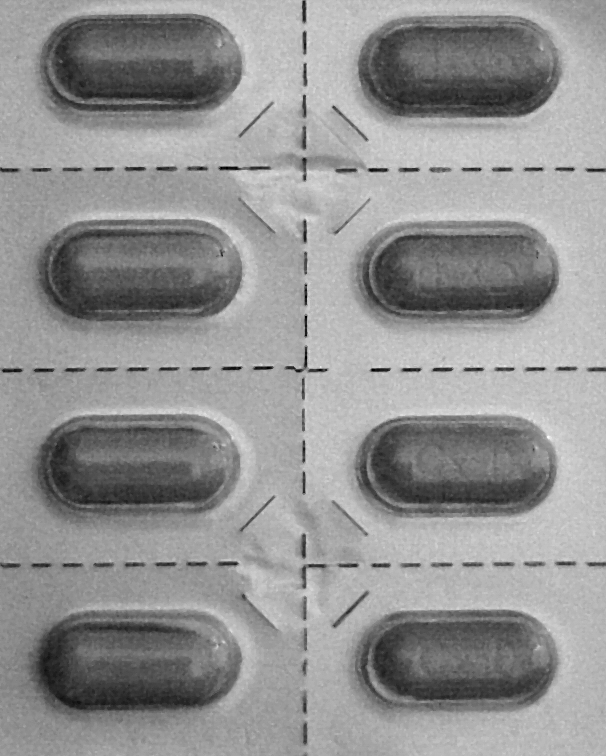
%> input picture assets/pl_03/blister.tif, 606 x 756 px
$ octave PL_03.m   (GNU Octave 9; MATLAB toolbox functions it lacks are replaced by stand-ins)
%> lines starting %> are read from the running program, lines starting %| are printed output that depends on the picture; in (x1, y1, x2, y2) boxes, pixels count from 0 and x2, y2 are one past the last pixel; in counts of white or black regions, pixels touching at a corner belong together; the program's own positions count from 1
%%%%%%%%%%%%%%%%%%%%%%%%%%%%%%%%%%%%%%%%%%%%%%%%%%%%%%%%%%%%%%%%%%%%%%%%%%%%%%%
%                                  PL 03                                      %
%%%%%%%%%%%%%%%%%%%%%%%%%%%%%%%%%%%%%%%%%%%%%%%%%%%%%%%%%%%%%%%%%%%%%%%%%%%%%%%
% email prof: tfaraujo@fe.up.pt
% aresta@fe.up.pt
%%%%%%%%%%%%%%%%%%%%%%%%%%%%%%%%%%%%%%%%%%%%%%%%%%%%%%%%%%%%%%%%%%%%%%%%%%%%%%%
close all;
clear;
clc;

%%%%%%%%%%%%%%%%%%%%%%%%%%%%%%%%%%%%%%%%%%%%%%%%%%%%%%%%%%%%%%%%%%%%%%%%%%%% 1.
% [40 lines of commented-out code are left out]

%%%%%%%%%%%%%%%%%%%%%%%%%%%%%%%%%%%%%%%%%%%%%%%%%%%%%%%%%%%%%%%%%%%%%%%%%%%% 2.
% [6 lines of commented-out code are left out]

%%%%%%%%%%%%%%%%%%%%%%%%%%%%%%%%%%%%%%%%%%%%%%%%%%%%%%%%%%%%%%%%%%%%%%%%%%%% 3.
% [11 lines of commented-out code are left out]

%%%%%%%%%%%%%%%%%%%%%%%%%%%%%%%%%%%%%%%%%%%%%%%%%%%%%%%%%%%%%%%%%%%%%%%%%% 4.A.
% [12 lines of commented-out code are left out]

%%%%%%%%%%%%%%%%%%%%%%%%%%%%%%%%%%%%%%%%%%%%%%%%%%%%%%%%%%%%%%%%%%%%%%%%%% 4.B.
% [24 lines of commented-out code are left out]

%%%%%%%%%%%%%%%%%%%%%%%%%%%%%%%%%%%%%%%%%%%%%%%%%%%%%%%%%%%%%%%%%%%%%%%%%% 5.A.
% img_5 = imread("angio.tif");
% figure(), imshow(img_5), title('original image')

%%%%%%%%%%%%%%%%%%%%%%%%%%%%%%%%%%%%%%%%%%%%%%%%%%%%%%%%%%%%%%%%%%%%%%%%%% 5.B.
% [16 lines of commented-out code are left out]

%%%%%%%%%%%%%%%%%%%%%%%%%%%%%%%%%%%%%%%%%%%%%%%%%%%%%%%%%%%%%%%%%%%%%%%%%% 5.C.
% [8 lines of commented-out code are left out]

%%%%%%%%%%%%%%%%%%%%%%%%%%%%%%%%%%%%%%%%%%%%%%%%%%%%%%%%%%%%%%%%%%%%%%%%%% 5.D.
% [9 lines of commented-out code are left out]

%%%%%%%%%%%%%%%%%%%%%%%%%%%%%%%%%%%%%%%%%%%%%%%%%%%%%%%%%%%%%%%%%%%%%%%%%% 6.A.
% [8 lines of commented-out code are left out]

%%%%%%%%%%%%%%%%%%%%%%%%%%%%%%%%%%%%%%%%%%%%%%%%%%%%%%%%%%%%%%%%%%%%%%%%%% 6.B.
% [10 lines of commented-out code are left out]

%%%%%%%%%%%%%%%%%%%%%%%%%%%%%%%%%%%%%%%%%%%%%%%%%%%%%%%%%%%%%%%%%%%%%%%%%% 6.C.
% [12 lines of commented-out code are left out]

%%%%%%%%%%%%%%%%%%%%%%%%%%%%%%%%%%%%%%%%%%%%%%%%%%%%%%%%%%%%%%%%%%%%%%%%%%%% 7.
img_7 = imread("blister.tif");
%> img_7 is the input picture: size 756x606 uint8; min 1, max 250, mean 146.2
img_7_bin = imread("blister_bin.png");
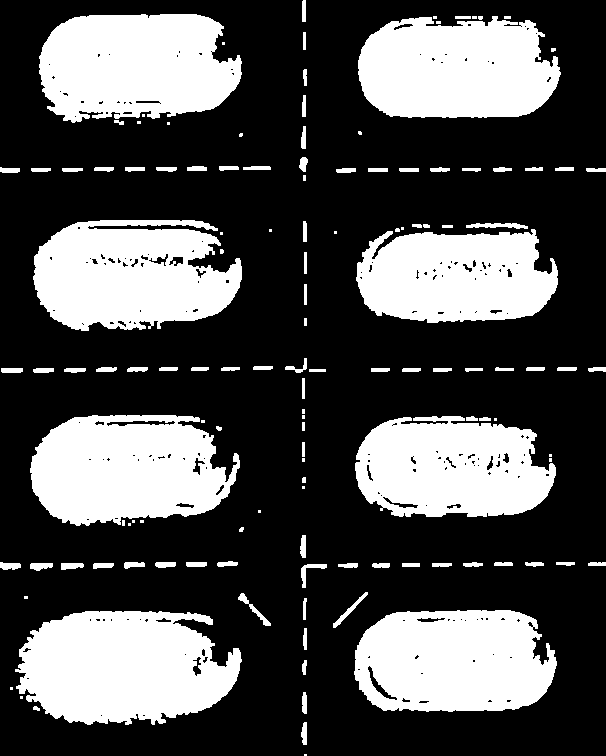
%> input picture assets/pl_03/blister_bin.png, 606 x 756 px
%> img_7_bin: size 756x606 logical; 31.7% white; 132 white regions (35 under 20 px), largest, box (x1, y1, x2, y2) and area: (15, 611, 242, 725) 19656, (39, 14, 242, 123) 17696, (33, 220, 242, 331) 17600

img_7_se = strel('disk', 11);
img_7_c = imclose(img_7_bin, img_7_se);
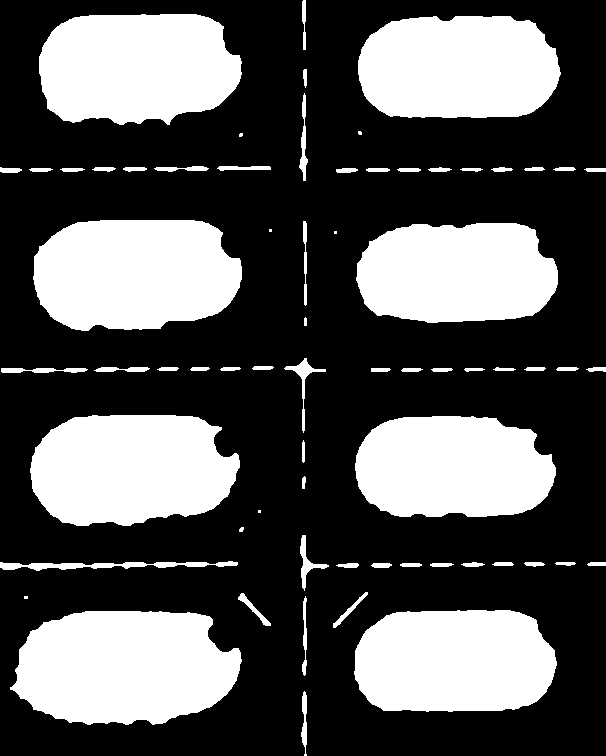
%> img_7_c: size 756x606 logical; 33.9% white; 68 white regions (6 under 20 px), largest, box (x1, y1, x2, y2) and area: (10, 611, 242, 725) 20945, (33, 220, 242, 331) 19349, (30, 415, 240, 526) 18948
img_7_oc = imopen(img_7_c, img_7_se);
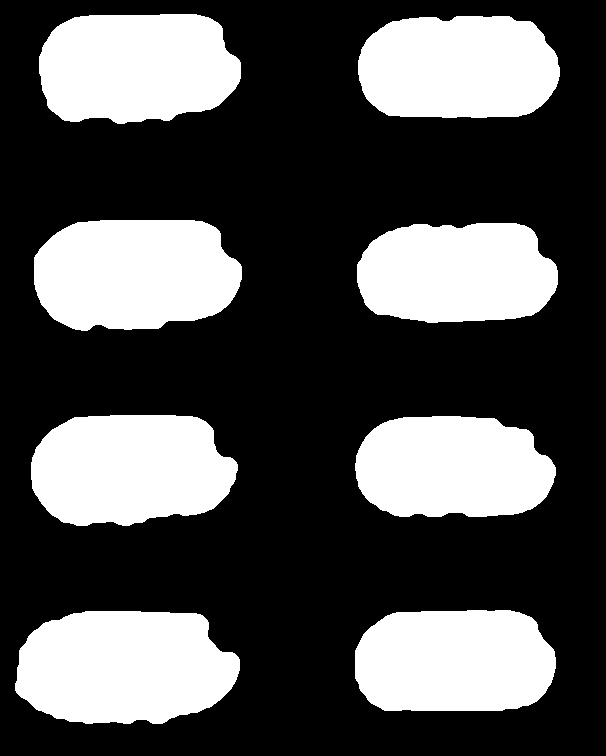
%> img_7_oc: size 756x606 logical; 32.1% white; 8 white regions, largest, box (x1, y1, x2, y2) and area: (15, 611, 240, 724) 20721, (34, 220, 242, 331) 19287, (31, 415, 238, 526) 18778
img_7_bkg = imsubtract(img_7_bin, img_7_oc);
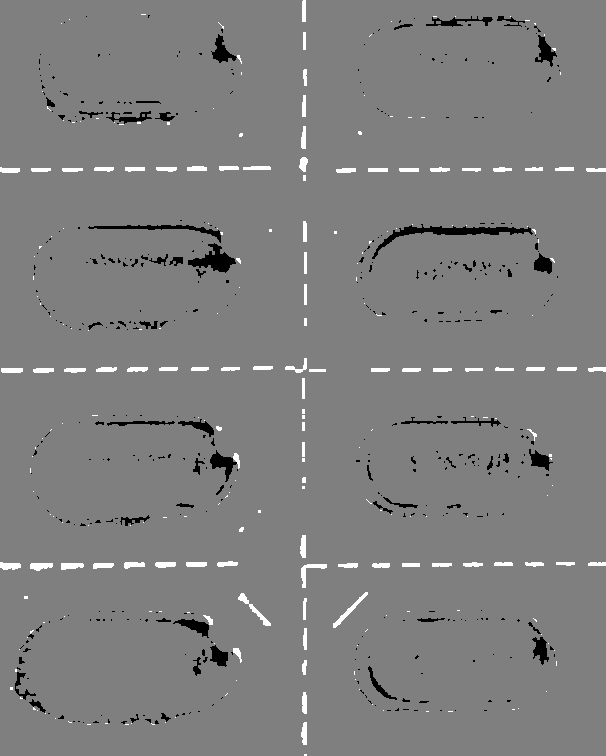
%> img_7_bkg: size 756x606 double; min -1, max 1, mean -0.00424; drawn with min black and max white

% figure()
subplot(1, 3, 1), imshow(img_7), title('original image')
subplot(1, 3, 2), imshow(img_7_bin), title('binarized')
subplot(1, 3, 3), imshow(img_7_bkg), title('img\_7\_bkg')
%> after `imshow(img_7_bkg)`:
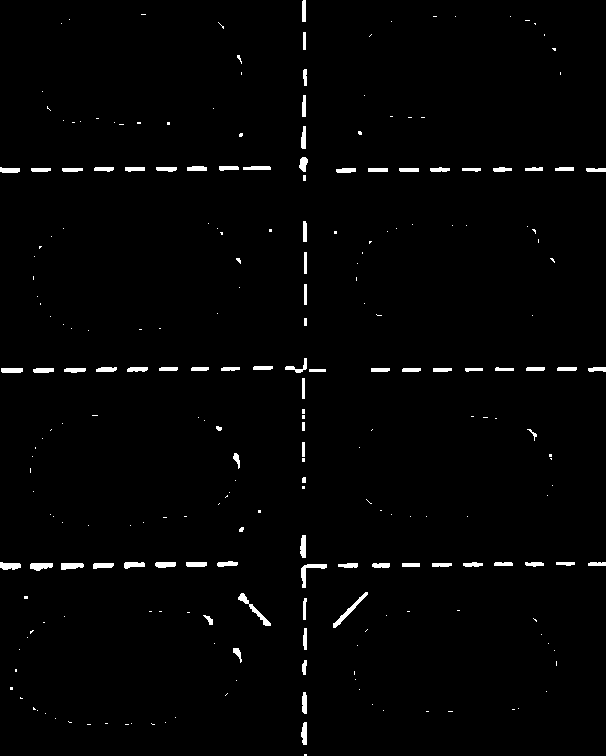
%> displayed picture: size 756x606, on the screen's scale of 0 to 255; 1.6% white; 244 white regions (161 under 20 px), largest, box (x1, y1, x2, y2) and area: (333, 592, 368, 628) 200, (238, 593, 271, 626) 199, (301, 564, 327, 588) 183
% % subplot(1, 3, 3), imshow(img_7_th), title('img\_7\_th')
% subplot(1, 3, 3), imshow(img_7_bh), title('img\_7\_bh')

%%%%%%%%%%%%%%%%%%%%%%%%%%%%%%%%%%%%%%%%%%%%%%%%%%%%%%%%%%%%%%%%%%%%%%% Funções
